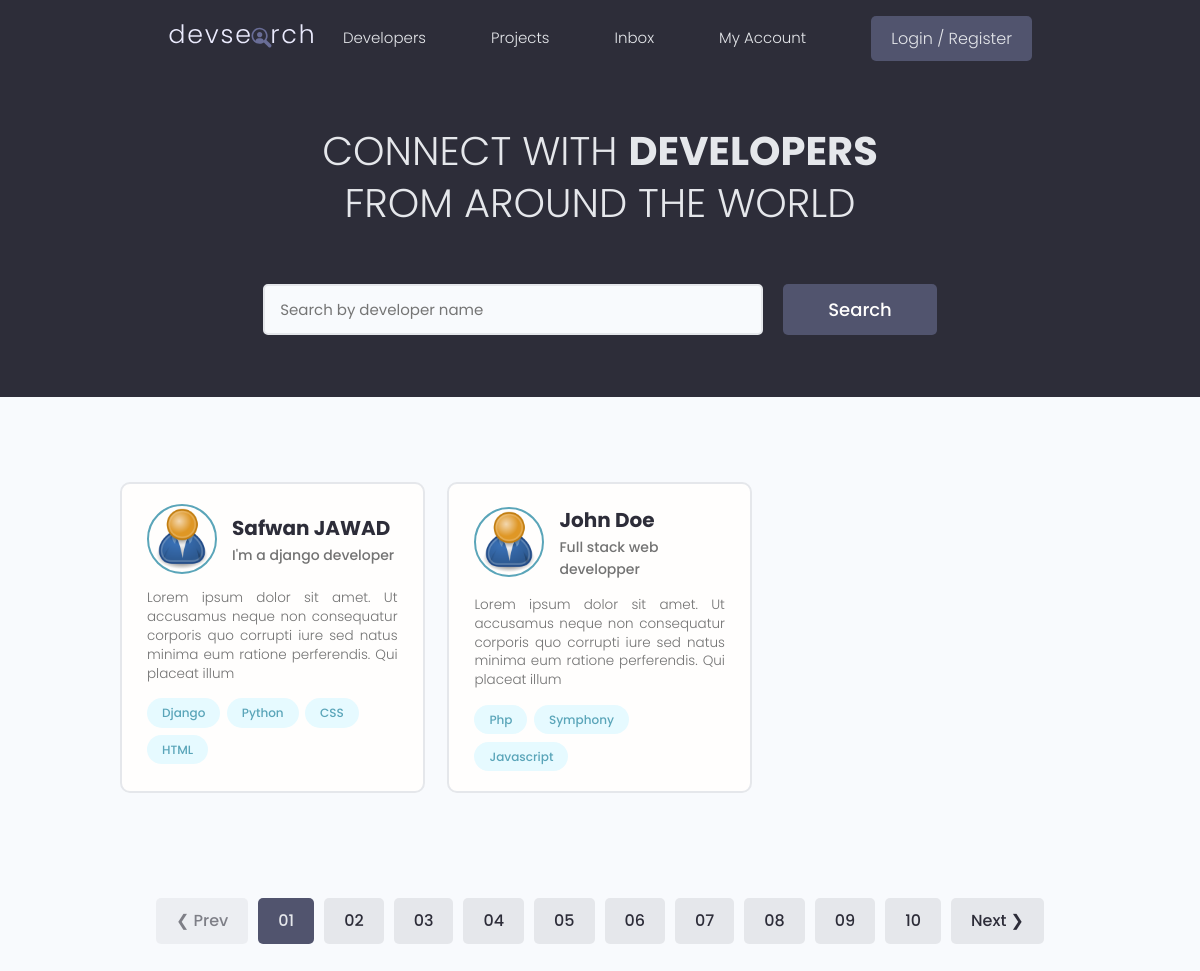
Before: / with the older database file.
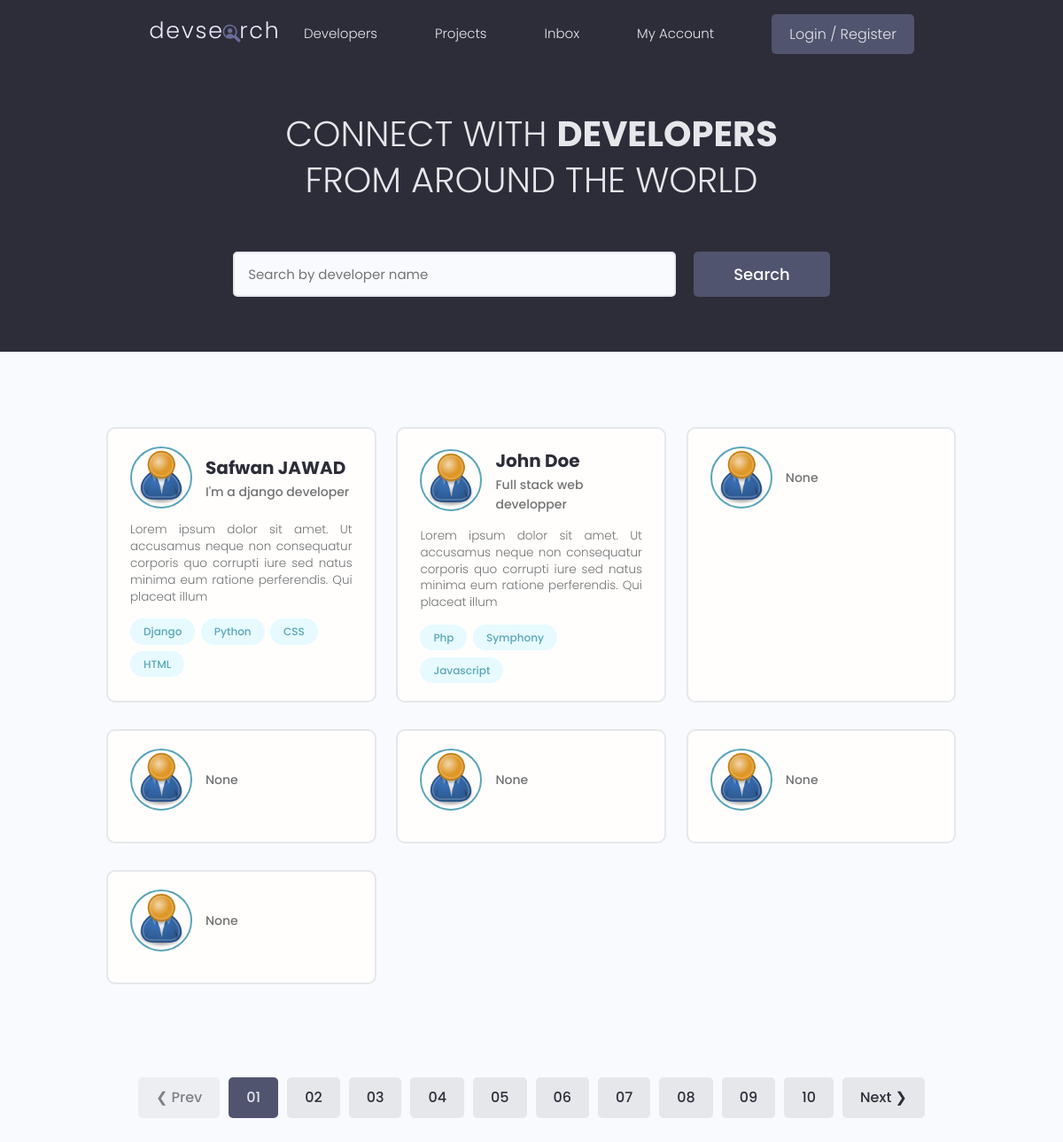
After: the same page with the newer database file.
### users/models.py (models this page shows, shortened)
class Profiles(models.Model):
    id = models.UUIDField(default=uuid.uuid4, unique=True, primary_key=True, editable=False)
    user = models.OneToOneField(User, on_delete=models.CASCADE, null=True, blank=True)
    name = models.CharField(max_length=200, blank=True, null=True)
    email = models.EmailField(max_length=500, blank=True, null=True)
    username = models.CharField(max_length=200, unique=True)
    short_intro = models.CharField(max_length=200, blank=True, null=True)
    bio = models.TextField()
    location = models.CharField(max_length=200, null=True, blank=True)
    profile_image = models.ImageField(null=True, blank=True, upload_to="profiles/", default='profiles/user-default.png')
    social_github = models.CharField(max_length=200, blank=True, null=True)
    social_twitter = models.CharField(max_length=200, blank=True, null=True)
    social_linkedin = models.CharField(max_length=200, blank=True, null=True)
    social_youtube = models.CharField(max_length=200, blank=True, null=True)
    social_website = models.CharField(max_length=200, blank=True, null=True)
    created = models.DateTimeField(auto_now_add=True)
    class Meta:
        verbose_name = "Profile"
        verbose_name_plural = "Profiles"

class Skill(models.Model):
    id = models.UUIDField(default=uuid.uuid4, unique=True, primary_key=True, editable=False)
    owner = models.ForeignKey(Profiles, on_delete=models.CASCADE, null=True, blank=True)
    name = models.CharField(max_length=200, blank=True, null=True)
    description = models.TextField(null=True, blank=True)
    created = models.DateTimeField(auto_now_add=True)
    def __str__(self):
        return self.name

### users/views.py (the view)
# urls.py: path('', views.profiles, name='profiles'),
def profiles(request):
    profiles = Profiles.objects.all()
    context = {'profiles': profiles}
    return render(request, 'users/profiles.html', context)

### users/templates/users/profiles.html (shortened to what this page needs)
{% extends 'main.html' %}
{% block content %}
  <main class="home">
    <section class="hero-section text-center">
      <div class="container container--narrow">
        <div class="hero-section__box">
          <h2>CONNECT WITH <span>DEVELOPERS</span></h2>
          <h2>FROM AROUND THE WORLD</h2>
        </div>
        <div class="hero-section__search">
          <form class="form" action="#" method="get">
            <div class="form__field">
              <input class="input input--text" id="formInput#search" type="text" name="text"
                placeholder="Search by developer name" />
            </div>
            <input class="btn btn--sub btn--lg" type="submit" value="Search" />
          </form>
        </div>
      </div>
    </section>
    <section class="devlist">
      <div class="container">
        <div class="grid grid--three">
          {% for profile in profiles %}
          <div class="column card">
            <div class="dev">
              <a href="{% url 'profile' profile.username %}" class="card__body">
                <div class="dev__profile">
                  <img class="avatar avatar--md" src="{{ profile.profile_image.url }}" alt="image" />
                  <div class="dev__meta">
                    <h3>{{ profile.name }}</h3>
                    <h5>{{ profile.short_intro }}</h5>
                  </div>
                </div>
                <p class="dev__info">
                  {{ profile.bio|slice:150 }}
                </p>
                <div class="dev__skills">
                    {% for skill in profile.skill_set.all %}
                  <span class="tag tag--pill tag--main">
                    <small>{{ skill }}</small>
                  </span>
                     {% endfor %}
                </div>
              </a>
            </div>
          </div>
        {% endfor %}
        </div>
      </div>
    </section>
    <div class="pagination">
      <ul class="container">
        <li><a href="#" class="btn btn--disabled">&#10094; Prev</a></li>
        <li><a href="#" class="btn btn--sub">01</a></li>
        <li><a href="#" class="btn">02</a></li>
        <li><a href="#" class="btn">03</a></li>
        <li><a href="#" class="btn">04</a></li>
        <li><a href="#" class="btn">05</a></li>
        <li><a href="#" class="btn">06</a></li>
        <li><a href="#" class="btn">07</a></li>
        <li><a href="#" class="btn">08</a></li>
        <li><a href="#" class="btn">09</a></li>
        <li><a href="#" class="btn">10</a></li>
        <li><a href="#" class="btn">Next &#10095;</a></li>
      </ul>
    </div>
  </main>
{% endblock %}

### templates/main.html (shortened to what this page needs)
{% load static %}
<!DOCTYPE html>
<html lang="en">
<head>
  <link rel="stylesheet" href="https://cdn.iconmonstr.com/1.3.0/css/iconmonstr-iconic-font.min.css" />
  <link rel="stylesheet" href="{% static 'uikit/styles/uikit.css' %}" />
  <link rel="stylesheet" href="{% static 'styles/app.css' %}" />
</head>
<body>
{% include 'navbar.html' %}
{% block content %}
{% endblock %}
</body>
</html>

### templates/navbar.html (shortened to what this page needs)
{% load static %}
<header class="header">
    <div class="container container--narrow">
        <a href="{% url 'profiles' %}" class="header__logo">
            <img src="{% static 'images/logo.svg' %}" alt="DevSearch Logo"/>
        </a>
        <nav class="header__nav">
            <ul class="header__menu">
                <li class="header__menuItem"><a href="{% url 'profiles' %}">Developers</a></li>
                <li class="header__menuItem"><a href="{% url 'projects' %}">Projects</a></li>
                <li class="header__menuItem"><a href="">Inbox</a></li>
                <li class="header__menuItem"><a href="">My Account</a></li>
                {% if request.user.is_authenticated %}
                    <li class="header__menuItem"><a href="{% url 'create-project' %}" class="btn btn--sub">Add
                        Project</a></li>
                    <li class="header__menuItem"><a href="{% url 'logout' %}" class="btn btn--sub">Logout</a></li>
                {% else %}
                    <li class="header__menuItem"><a href="{% url 'login' %}" class="btn btn--sub">Login / Register</a>
                    </li>
                {% endif %}
            </ul>
        </nav>
    </div>
</header>

### static/styles/app.css (style rules this page uses)
:root { --color-sub: #2d2d39; }
.btn--sub { background-color: var(--color-sub-light); }
.card { border: 2px solid var(--color-light); }
img { width: 100%; }
.header { position: sticky; z-index: 111; background-color: var(--color-sub); padding: 1.5rem 0; }
.header > .container { display: flex; justify-content: space-between; align-items: center; }
.header__logo > img { height: 3.8rem; }
.header__nav > ul { display: inline-flex; align-items: center; list-style: none; gap: 6.5rem; }
.header__menuItem > a { color: var(--color-light); font-weight: 300; }
.hero-section { height: 40vh; display: flex; align-items: center; background-color: var(--color-sub); }
.hero-section__box { margin-bottom: 4rem; }
.hero-section__box > h2, .hero-section__box > h2 > span { font-size: 4rem; color: var(--color-light); line-height: 1.3; text-transform: uppercase; }
.hero-section__box > h2 { font-weight: 300; }
.hero-section__box > h2 > span { font-weight: 700; }
.hero-section__search > .form { display: flex; align-items: center; justify-content: center; gap: 2rem; }
.hero-section__search > .form input.input--text { width: 50rem; }
.devlist { margin-top: 8rem; }
.devlist .grid { align-items: stretch; }
.devlist .dev .dev__profile { display: flex; align-items: center; gap: 1.5rem; }
.devlist .dev .dev__meta h3 { color: var(--color-sub); font-size: 2rem; font-weight: 700; }
.devlist .dev .dev__meta h5 { color: var(--color-text); font-size: 1.4rem; font-weight: 500; }
.devlist .dev .dev__info { margin: 1.5rem 0; font-size: 1.35rem; line-height: 1.4; text-align: justify; }
.pagination { margin-top: 8rem; margin-bottom: 10rem; }
.pagination > ul { flex-wrap: wrap; list-style: none; display: flex; align-items: center; justify-content: center; gap: 1rem; }
.pagination .btn { color: var(--color-sub); }
.pagination .btn.btn--sub { color: var(--color-light); }

### static/uikit/styles/modules/_variables.css (style rules this page uses)
:root { --color-main: #5aa5b9; --color-main-light: #e6faff; --color-sub: #3f4156; --color-sub-light: #51546e; --color-sub-lighter: #ededfd; --color-text: #737373; --color-gray: #8b8b8b; --color-light: #e5e7eb; --color-light-gray: #767676; --color-bg: #f8fafd; --color-white: #fffefd; --color-white-light: #f3f3f3; --color-success: #359e64; --color-success-bg: #def8e8; --color-error: #fc4b0b; --color-error-bg: #fff2ee; --font-base: 'Poppins', arial, helvetica, 'Segoe UI', roboto, ubuntu, sans-serif; --font-monospace: 'Fira Code', 'Courier New', courier, monospace; --font-regular: 300; --font-medium: 500; --font-bold: 700; --generic-shadow: 1px 1px 5px #00000010; --generic-transition: all 0.3s ease-in-out; }

### static/uikit/styles/modules/_base.css (style rules this page uses)
* { margin: 0; padding: 0; box-sizing: border-box; text-rendering: optimizeLegibility; color: inherit; font-size: inherit; }
html { font-size: 50%; }
@media only screen and (min-width: 480px) { html { font-size: 56.25%; } }
@media only screen and (min-width: 1200px) { html { font-size: 62.5%; } }
body { line-height: 1.6; font-weight: 400; font-size: 1.5rem; color: var(--color-text); background-color: var(--color-bg); min-height: 100vh; }

### static/uikit/styles/modules/_typography.css (style rules this page uses)
* { font-family: var(--font-base); }
h2 { font-size: 3.6rem; font-weight: var(--font-bold); }
h3 { font-size: 3.2rem; font-weight: var(--font-medium); }
h5 { font-size: 2.4rem; font-weight: var(--font-medium); }
h5, h6 { font-weight: var(--font-regular); }
p, span, strong { font-size: 1.6rem; color: var(--color-text); font-weight: var(--font-regular); }
a { padding-bottom: 2px; text-decoration: none; display: inline-block; color: var(--color-main); font-weight: var(--font-medium); }

### static/uikit/styles/modules/_utilities.css (style rules this page uses)
.container { width: 92%; max-width: 165rem; margin: 0 auto; box-sizing: border-box; }
.container--narrow { width: 92%; max-width: 120rem; }
@media screen and (min-width: 1000px) { .container { width: 90%; } }
@media screen and (min-width: 1000px) { .container--narrow { width: 85%; } }
@media screen and (min-width: 1200px) { .container { width: 80%; } }
@media screen and (min-width: 1200px) { .container--narrow { width: 72%; } }
.text-center { text-align: center; }

### static/uikit/styles/modules/_avatar.css (style rules this page uses)
.avatar { border-radius: 50%; border: 2px solid var(--color-main); object-fit: cover; }
.avatar--md { height: 7rem; width: 7rem; }

### static/uikit/styles/modules/_card.css (style rules this page uses)
.card { border-radius: 1rem; background-color: var(--color-white); border: 1.5px solid var(--color-light); width: auto; height: auto; margin-top: 0.5rem; margin-bottom: 0.5rem; overflow: hidden; }
.card__body, .card__header { padding: 2rem 2.5rem; }

Changed rows visible on the page:
added Profiles: profile_image (placeholder picture), short_intro "None"
added Profiles: profile_image (placeholder picture), short_intro "None"
added Profiles: profile_image (placeholder picture), short_intro "None"
added Profiles: profile_image (placeholder picture), short_intro "None"
added Profiles: profile_image (placeholder picture), short_intro "None"
